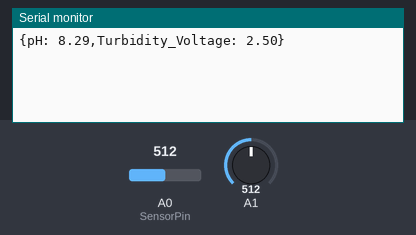
Recording of a sketch running on a simulated Arduino Uno, built with avr-gcc and run on an emulated ATmega328P. Parts: the last lines printed to the serial monitor. Inputs (shaded band) come from the test bench; at power-on: A0 (SensorPin) = 512, A1 = 512.

Above: at 1.2 s.
1.3 s: A0 (SensorPin) set to 716
At 2.0 s:
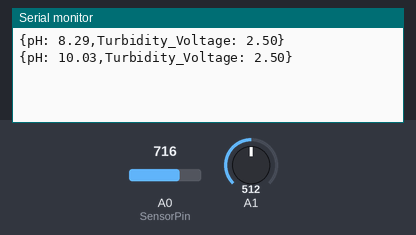
2.8 s: A1 set to 716
At 3.9 s:
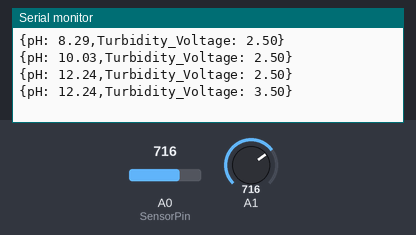
4.3 s: A0 (SensorPin) set to 900
At 5.5 s:
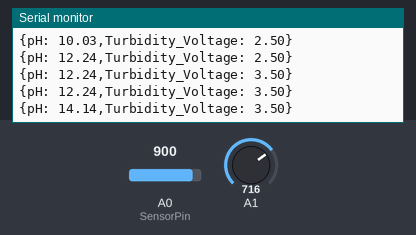
5.8 s: A1 set to 900
At 7.1 s:
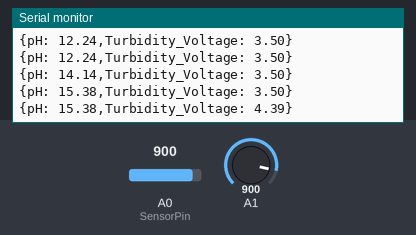
Timing chart, 0 to 8.3 s (numbered marks = the images above; inputs shaded):
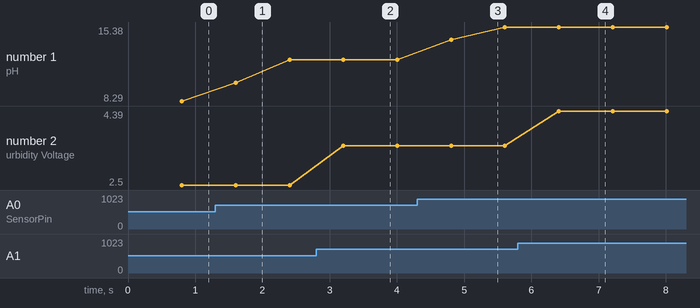

Measured:
- after the input at 1.3 s, the serial monitor: prints a new line after 0.30 s (image 1)
- after the input at 2.8 s, the serial monitor: prints a new line after 0.40 s (image 2)
- after the input at 4.3 s, the serial monitor: prints a new line after 0.51 s (image 3)
- after the input at 5.8 s, the serial monitor: prints a new line after 0.61 s (image 4)
- plotted number 1: 8.29 → 12.24 after the input at 1.3 s, 12.24 → 15.38 after the input at 4.3 s
- plotted number 2: 2.5 → 3.5 after the input at 2.8 s, 3.5 → 4.39 after the input at 5.8 s

The sketch:

sketch.ino
```cpp
//Adapted from https://www.dfrobot.com/wiki/index.php/Turbidity_sensor_SKU:_SEN0189
//Adapted from https://www.dfrobot.com/wiki/index.php/PH_meter(SKU:_SEN0161)
#define SensorPin A0 // pH meter Analog output to Arduino Analog Input 0
#define Offset 0.00  // deviation compensate
#define samplingInterval 20
#define printInterval 800
#define ArrayLenth 40    // times of collection
int pHArray[ArrayLenth]; // Store the average value of the sensor feedback
int pHArrayIndex = 0;

void setup(void) {
  Serial.begin(9600);
}

void loop(void) {
  static unsigned long samplingTime = millis();
  static unsigned long printTime = millis();
  static float pHValue, voltage;
  int sensorValue;
  float turbidity_voltage;

  if (millis() - samplingTime > samplingInterval) {
    pHArray[pHArrayIndex++] = analogRead(SensorPin);
    if (pHArrayIndex == ArrayLenth) {
      pHArrayIndex = 0;
    }
    voltage = avergearray(pHArray, ArrayLenth) * 5.0 / 1024;
    pHValue = 3.5 * voltage + Offset;
    samplingTime = millis();
  }
  if (millis() - printTime > printInterval) { // Every 800 milliseconds, print a numerical
    Serial.print("{");
    Serial.print("pH: ");
    Serial.print(pHValue, 2);
    Serial.print(",");
    printTime = millis();
    sensorValue = analogRead(A1); // read the input on analog pin 1:
    turbidity_voltage = sensorValue * (5.0 / 1024.0); // Convert the analog reading (which goes from 0 - 1023) to a voltage (0 - 5V):
    Serial.print("Turbidity_Voltage: ");
    Serial.print(turbidity_voltage); // print out the value you read:
    Serial.print("}\n");
  }
}

double avergearray(int *arr, int number) {
  int i;
  int max, min;
  double avg;
  long amount = 0;
  if (number <= 0) {
    return 0;
  }
  if (number < 5) { // less than 5, calculated directly statistics
    for (i = 0; i < number; i++) {
      amount += arr[i];
    }
    avg = amount / number;
    return avg;
  } else {
    if (arr[0] < arr[1]) {
      min = arr[0];
      max = arr[1];
    } else {
      min = arr[1];
      max = arr[0];
    }
    for (i = 2; i < number; i++) {
      if (arr[i] < min) {
        amount += min; // arr<min
        min = arr[i];
      } else {
        if (arr[i] > max) {
          amount += max; // arr>max
          max = arr[i];
        } else {
          amount += arr[i]; // min<=arr<=max
        }
      }
    }
    avg = (double)amount / (number - 2);
  }
  return avg;
}
```
